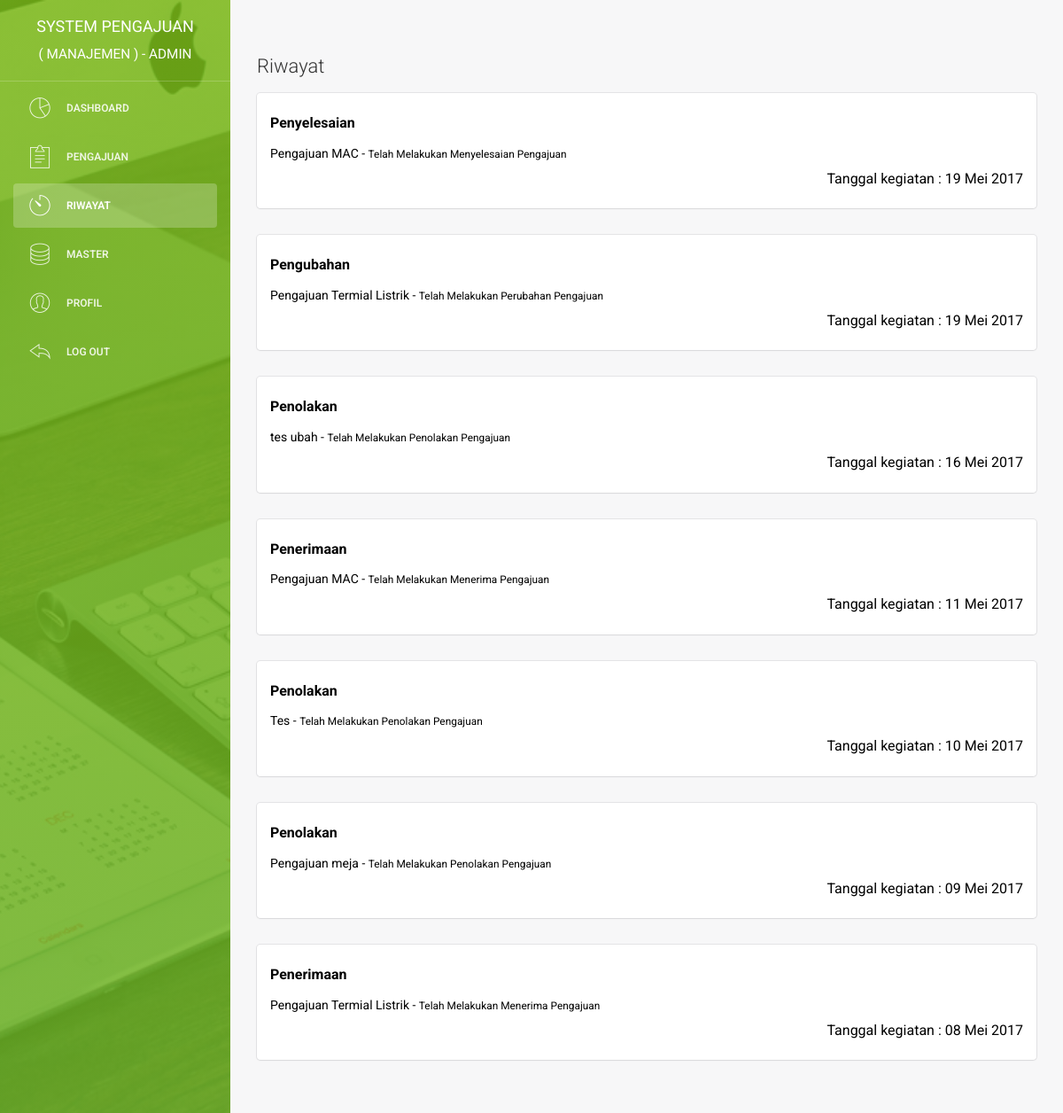
The app's page /admin/riwayat.php (signed in), older data.
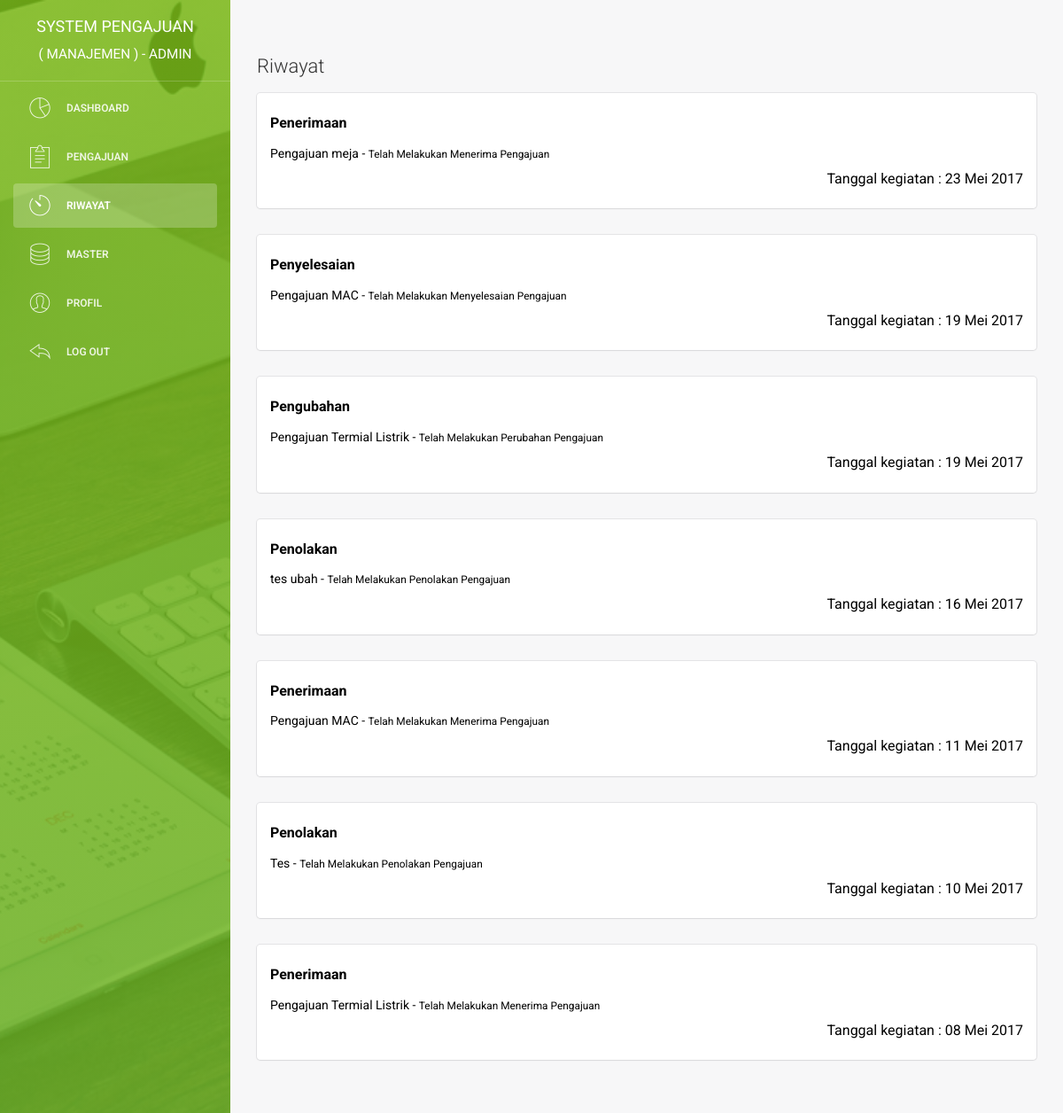
The same page, newer data.
### tables this page shows
CREATE TABLE `riwayat` (
  `id_riwayat` int(11) NOT NULL,
  `kegiatan` varchar(225) NOT NULL,
  `kegiatan2` varchar(225) NOT NULL,
  `kegiatan3` varchar(225) NOT NULL,
  `catatan` text NOT NULL,
  `jenis_riwayat` varchar(225) NOT NULL,
  `id_pengajuan` int(11) NOT NULL,
  `tanggal_kegiatan` date NOT NULL,
  `notifikasi` enum('1','0') NOT NULL
);

CREATE TABLE `pengajuan` (
  `id_pengajuan` int(11) NOT NULL,
  `pengajuan` varchar(225) NOT NULL,
  `id_user` int(11) NOT NULL,
  `id_jenis_pengajuan` int(11) NOT NULL,
  `tanggal_pengajuan` date NOT NULL,
  `gambar` varchar(225) NOT NULL,
  `biaya` int(225) NOT NULL,
  `alasan` text NOT NULL,
  `keterangan` text NOT NULL,
  `jadwal_pelaksanaan` date NOT NULL,
  `catatan` text NOT NULL,
  `status` enum('menunggu','proses','selesai') NOT NULL,
  `update_pengajuan` date NOT NULL
);

### admin/riwayat.php (the view, shortened to what the changed rows need)
<?php
    include '../system/koneksi.php';
    function tanggal_indo($tanggal){
        $bulan = array (1 =>   'Januari',
                'Februari',
                'Maret',
                'April',
                'Mei',
                'Juni',
                'Juli',
                'Agustus',
                'September',
                'Oktober',
                'November',
                'Desember'
        );
        $split = explode('-', $tanggal);
        return $split[2] . ' ' . $bulan[ (int)$split[1] ] . ' ' . $split[0];
    }
?>
<!doctype html>
<html lang="en">
<head>
    <link href="../assets/css/bootstrap.min.css" rel="stylesheet" />
    <link href="../assets/css/animate.min.css" rel="stylesheet"/>
    <link href="../assets/css/light-bootstrap-dashboard.css" rel="stylesheet"/>
    <link href="../assets/css/demo.css" rel="stylesheet" />
    <link href="http://maxcdn.bootstrapcdn.com/font-awesome/4.2.0/css/font-awesome.min.css" rel="stylesheet">
    <link href="../assets/css/pe-icon-7-stroke.css" rel="stylesheet" />
    <link rel="stylesheet" href="../assets/dist/sweetalert.css">
</head>
<body>
    <div class="wrapper">
        <div class="main-panel">
            <div class="content">
                <div class="container-fluid">
                    <div class="row">
                        <div class="col-md-12">
    <?php
        $query2 = "SELECT a.id_riwayat, a.kegiatan, a.id_pengajuan, b.pengajuan,
                a.jenis_riwayat, a.kegiatan3, a.tanggal_kegiatan, b.id_user,
                a.notifikasi FROM riwayat AS a INNER JOIN pengajuan AS b
                WHERE a.id_pengajuan = b.id_pengajuan
                ORDER BY id_riwayat DESC " ;
        $result2 = mysqli_query($con, $query2);
        if($result2->num_rows == 0){
                    echo "<p>Tidak ada riwayat kegiatan !</p>";
        }
        else {
            while($data2 = mysqli_fetch_assoc($result2)){
                            echo '<a href="detail_pengajuan?id='.$data2['id_pengajuan'].'" style="color:black">
                                <div class="card">
                                    <div class="content">
                                        <input type="hidden" name="id_pengajuan" value="'.$data2['id_pengajuan'].'">
                                        <div align="left">
                                            <h5><b>'.$data2['jenis_riwayat'].' </b> </h5>'.$data2['pengajuan'].' - <small>'.$data2['kegiatan'].'</small>
                                        </div>
                                        <div align="right">
                                            <h5>Tanggal kegiatan : '.tanggal_indo($data2['tanggal_kegiatan']).'</h5>
                                        </div>
                                    </div>
                                </div>
                            </a>';
            }
        }
    ?>
                        </div>
                    </div>
                </div>
            </div>
        </div>
    </div>
</body>
</html>

Row changes from the older to the newer data that the page shows:
removed riwayat: jenis_riwayat "Penolakan", id_pengajuan.pengajuan "Pengajuan meja", kegiatan "Telah Melakukan Penolakan Pengajuan", tanggal_kegiatan "09 Mei 2017"
added riwayat: jenis_riwayat "Penerimaan", id_pengajuan.pengajuan "Pengajuan meja", kegiatan "Telah Melakukan Menerima Pengajuan", tanggal_kegiatan "23 Mei 2017"
